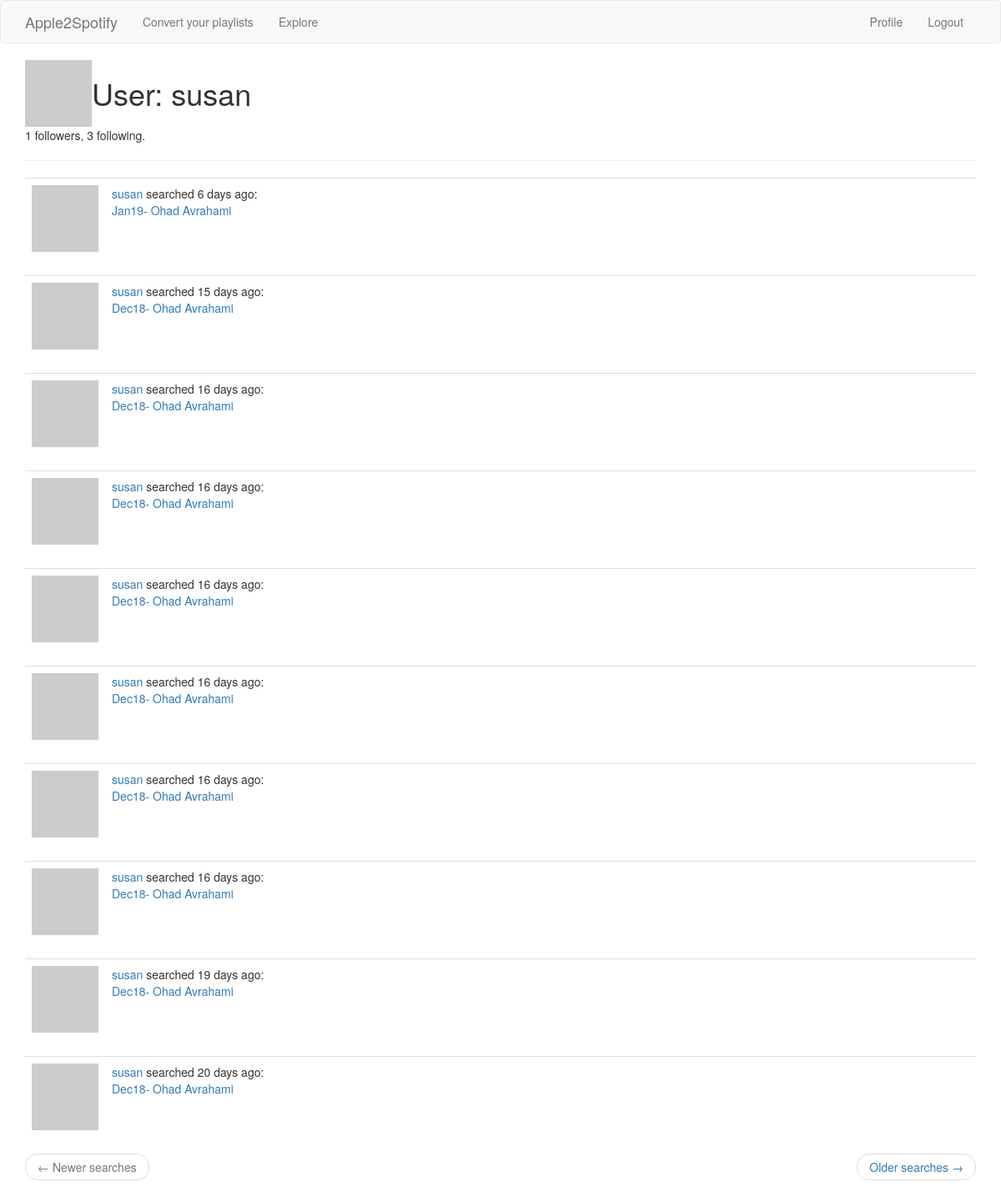
Page /user/susan (signed in) on the committed database.
### app/models.py (models this page shows, shortened)
class User(UserMixin, db.Model):
    id = db.Column(db.Integer, primary_key=True)
    username = db.Column(db.String(32), index=True, unique=True)
    email = db.Column(db.String(120), index=True, unique=True)
    password_hash = db.Column(db.String(128))
    searches = db.relationship('Search', backref='author', lazy='dynamic')
    followed = db.relationship(
        'User', secondary=followers,
        primaryjoin=(followers.c.follower_id == id),
        secondaryjoin=(followers.c.followed_id == id),
        backref=db.backref('followers', lazy='dynamic'), lazy='dynamic')
    def avatar(self, size):
        digest = md5(self.email.lower().encode('utf-8')).hexdigest()
        return 'https://www.gravatar.com/avatar/{}?d=identicon&s={}'.format(
            digest, size)

class Search(db.Model):
    id = db.Column(db.Integer, primary_key=True)
    spusername = db.Column(db.String(100), index=False, unique=False)
    playlist = db.Column(db.String(120), index=False, unique=False)
    playlistname = db.Column(db.String(120), index=False, unique=False)
    user_id = db.Column(db.Integer, db.ForeignKey('user.id'))
    timestamp = db.Column(db.DateTime, index=True, default=datetime.utcnow)

### app/routes.py (the view)
@app.route('/user/<username>')
@login_required
def user(username):
    user = User.query.filter_by(username=username).first_or_404()
    page = request.args.get('page', 1, type=int)
    searches = user.searches.order_by(Search.timestamp.desc()).paginate(
        page, app.config['SEARCHES_PER_PAGE'], False)
    next_url = url_for('user', username=user.username, page=searches.next_num) \
        if searches.has_next else None
    prev_url = url_for('user', username=user.username, page=searches.prev_num) \
        if searches.has_prev else None
    return render_template('user.html', user=user, searches=searches.items,
                           next_url=next_url, prev_url=prev_url)

### app/models.py (called while the page is built)
@login.user_loader
def load_user(id):
    return User.query.get(int(id))

### app/templates/user.html (shortened to what this page needs)
{% extends "base.html" %}
{% block app_content %}
    <table>
        <tr valign="top">
            <td><img src="{{ user.avatar(128) }}"></td>
            <td><h1>User: {{ user.username }}</h1></td>
        </tr>
    </table>
	 <p>{{ user.followers.count() }} followers, {{ user.followed.count() }} following.</p>
    <hr>
    {% for search in searches %}
	  {% include '_search.html' %}
    {% endfor %}
	<nav aria-label="...">
        <ul class="pager">
            <li class="previous{% if not prev_url %} disabled{% endif %}">
                <a href="{{ prev_url or '#' }}">
                    <span aria-hidden="true">&larr;</span> Newer searches
                </a>
            </li>
            <li class="next{% if not next_url %} disabled{% endif %}">
                <a href="{{ next_url or '#' }}">
                    Older searches <span aria-hidden="true">&rarr;</span>
                </a>
            </li>
        </ul>
    </nav>
{% endblock %}

### app/templates/_search.html
<table class="table table-hover">
        <tr>
            <td width="70px">
                <a href="{{ url_for('user', username=search.author.username) }}">
                    <img src="{{ search.author.avatar(70) }}" />
                </a>
            </td>
            <td>
                <a href="{{ url_for('user', username=search.author.username) }}">
				{{ search.author.username }}</a>
                searched {{ moment(search.timestamp).fromNow() }}:
                <br>
                <a href="{{ search.playlist }}">{{ search.playlistname }}</a>
            </td>
        </tr>
    </table>

### rows in the picture
User: username "susan"
Search: author.username "susan", timestamp "6 days ago", playlistname "Jan19- Ohad Avrahami"
Search: author.username "susan", timestamp "15 days ago", playlistname "Dec18- Ohad Avrahami"
Search: author.username "susan", timestamp "16 days ago", playlistname "Dec18- Ohad Avrahami"
Search: author.username "susan", timestamp "16 days ago", playlistname "Dec18- Ohad Avrahami"
Search: author.username "susan", timestamp "16 days ago", playlistname "Dec18- Ohad Avrahami"
Search: author.username "susan", timestamp "16 days ago", playlistname "Dec18- Ohad Avrahami"
Search: author.username "susan", timestamp "16 days ago", playlistname "Dec18- Ohad Avrahami"
Search: author.username "susan", timestamp "16 days ago", playlistname "Dec18- Ohad Avrahami"
Search: author.username "susan", timestamp "19 days ago", playlistname "Dec18- Ohad Avrahami"
Search: author.username "susan", timestamp "20 days ago", playlistname "Dec18- Ohad Avrahami"

### other values in the picture
{{ user.followers.count() }} "1"
{{ user.followed.count() }} "3"
